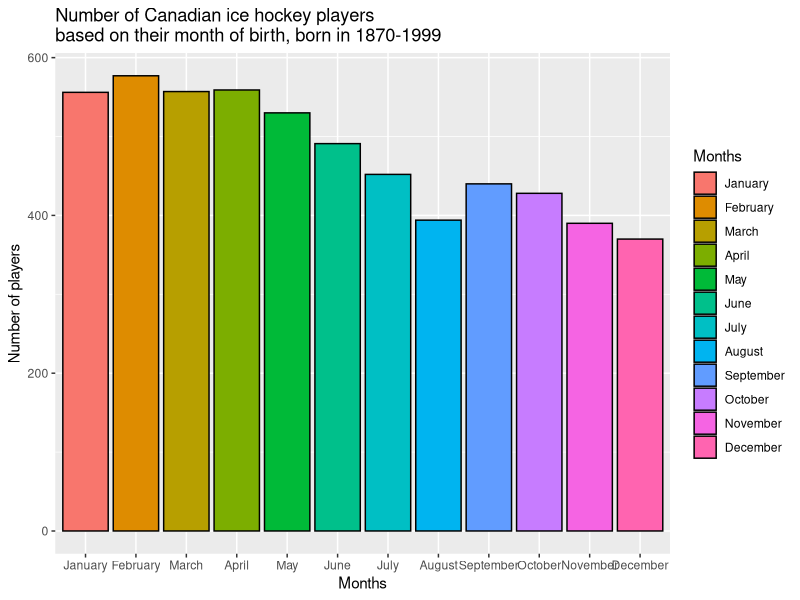
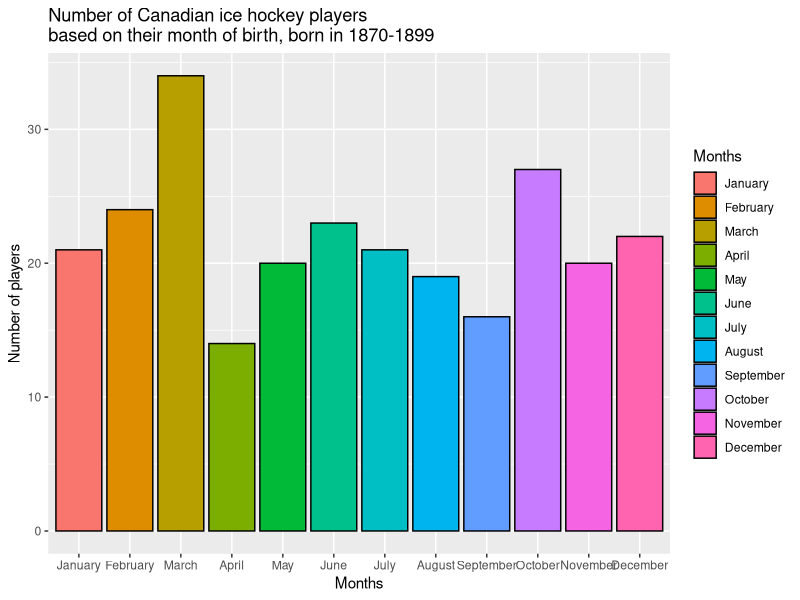
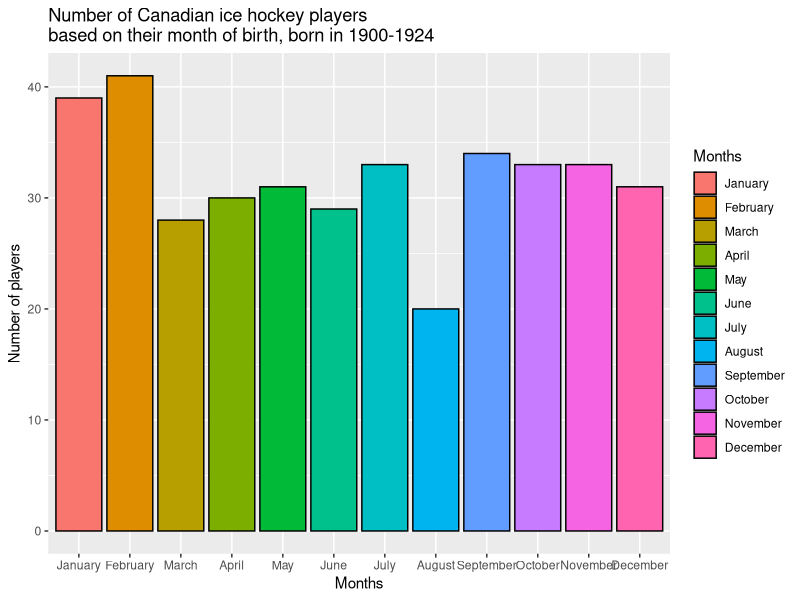
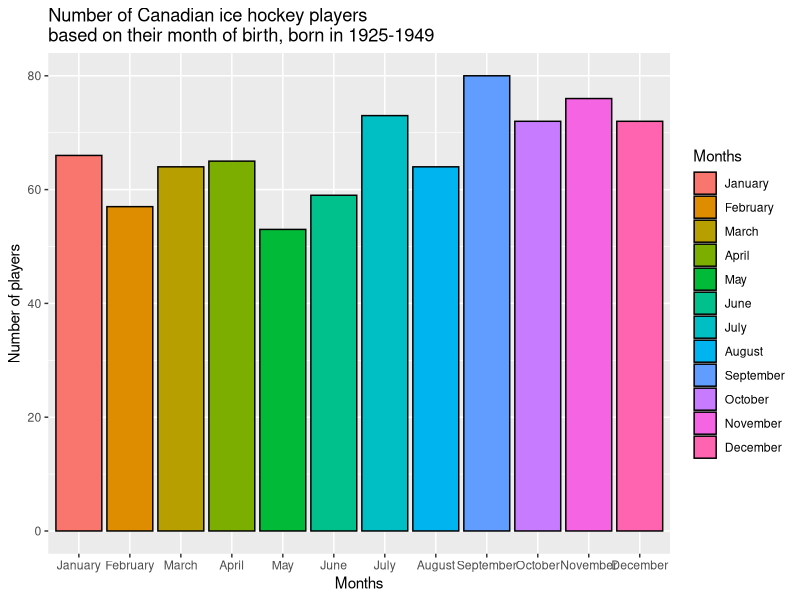
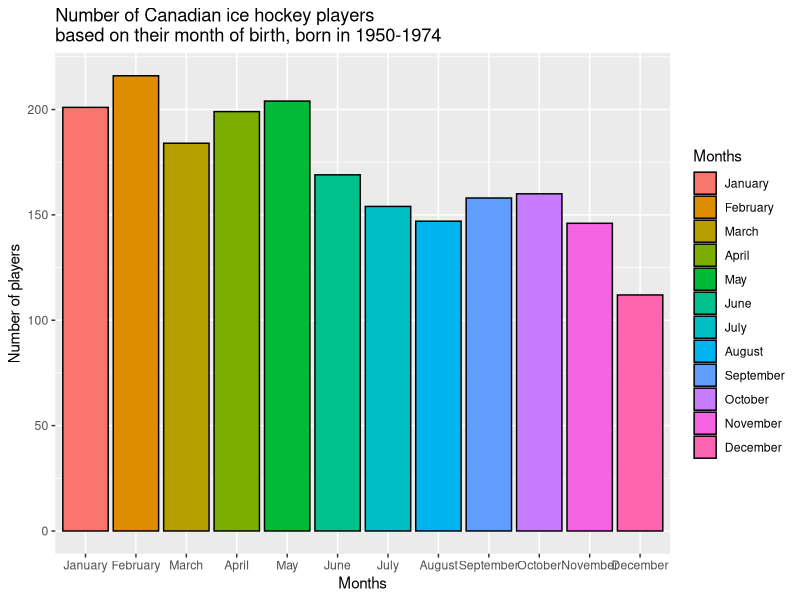
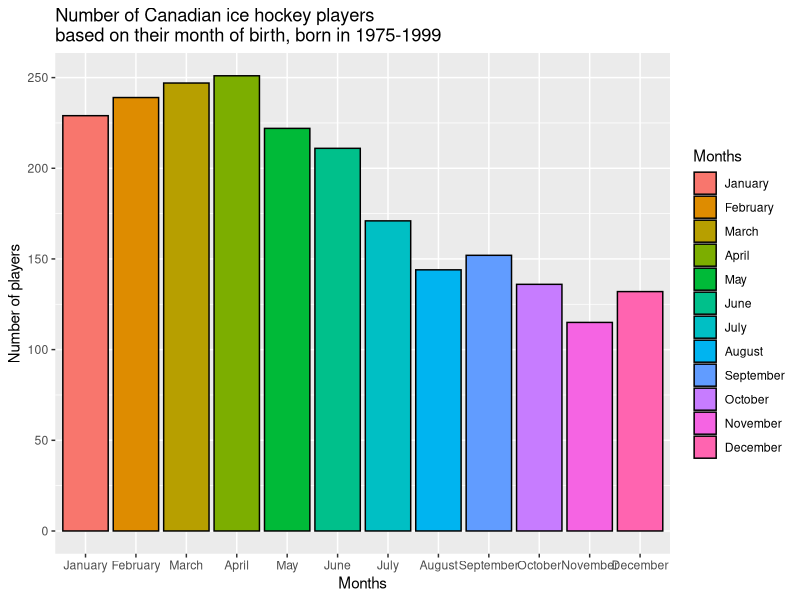
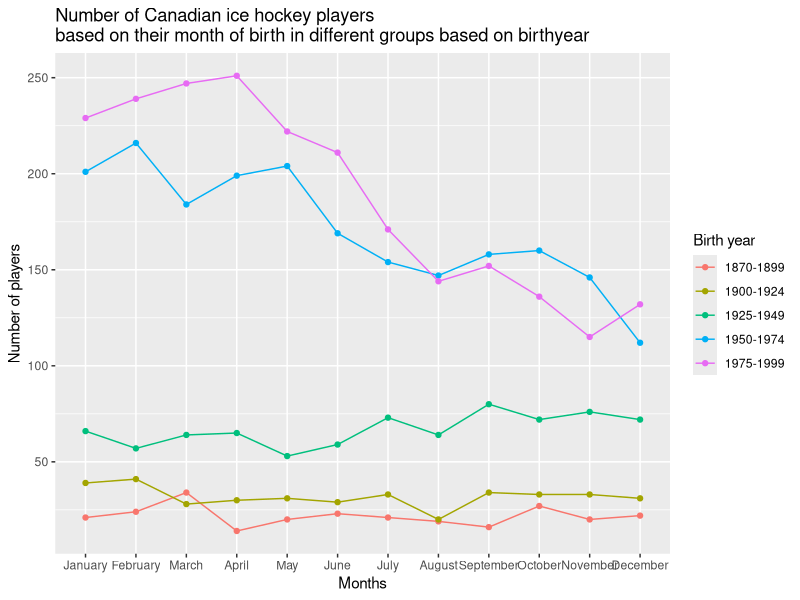

Reproduce these figures in R, in order.
setwd("C:/Users/Reina Borst/Desktop/UCU sem 4/Data Analysis for LAS/Group Project")
library(tidyverse)
library(plyr)

#Select only Canada in CLI
canadians2 <- read.csv('new_canada_only2.csv')

#Make sure birth dates are recognised as dates
canadians_adapted <- canadians2 %>% 
  mutate(
    dates = as.Date(birthDate),
    months = format(dates,'%m')
  )
canadians_adapted <- canadians_adapted %>%
  mutate( 
    month_text = case_when( 
      months == '01' ~ 'January', 
      months == '02' ~ 'February', 
      months == '03' ~ 'March', 
      months == '04' ~ 'April', 
      months == '05' ~ 'May', 
      months == '06' ~ 'June', 
      months == '07' ~ 'July', 
      months == '08' ~ 'August', 
      months == '09' ~ 'September', 
      months == '10' ~ 'October', 
      months == '11' ~ 'November', 
      months == '12' ~ 'December' 
    ) 
  )

canadians_adapted$month_text <- factor(canadians_adapted$month_text, levels = c("January", "February", "March", "April", "May", "June", "July", "August", "September", "October", "November", "December"))

ggplot() +
  geom_bar(data=canadians_adapted, mapping=aes(x=month_text, fill=month_text), colour='black') +
  scale_fill_brewer(palette="Set3") +
  scale_fill_discrete(name="Months") +
  labs(title = "Number of Canadian ice hockey players \nbased on their month of birth, born in 1870-1999", x = "Months", y = "Number of players")




             #Same thing for subgroups based on birthyear
             #1870- 1899
             birthdate1870<-read.csv('1870.1899.csv')
             birthdate1870 <- birthdate1870 %>% mutate(months = format(as.Date(dates), '%m')) 
             
             birthdate1870 <- birthdate1870 %>% 
               mutate( 
                 month_text = case_when( 
                   months == '01' ~ 'January', 
                   months == '02' ~ 'February', 
                   months == '03' ~ 'March', 
                   months == '04' ~ 'April', 
                   months == '05' ~ 'May', 
                   months == '06' ~ 'June', 
                   months == '07' ~ 'July', 
                   months == '08' ~ 'August', 
                   months == '09' ~ 'September', 
                   months == '10' ~ 'October', 
                   months == '11' ~ 'November', 
                   months == '12' ~ 'December' 
                 ) 
               )
             birthdate1870$month_text <- factor(birthdate1870$month_text, levels = c("January", "February", "March", "April", "May", "June", "July", "August", "September", "October", "November", "December"))
             
             ggplot() +
               geom_bar(data=birthdate1870, mapping=aes(x=month_text, fill=month_text), colour='black') +
               scale_fill_brewer(palette="Set3") +
               scale_fill_discrete(name="Months") +
               labs(title = "Number of Canadian ice hockey players \nbased on their month of birth, born in 1870-1899", x = "Months", y = "Number of players")
             
             
             #1900-1924
             birthdate1900<-read.csv('1900.1924.csv')
             birthdate1900 <- birthdate1900 %>% mutate(months = format(as.Date(dates), '%m')) 
             
             birthdate1900 <- birthdate1900 %>% 
               mutate( 
                 month_text = case_when( 
                   months == '01' ~ 'January', 
                   months == '02' ~ 'February', 
                   months == '03' ~ 'March', 
                   months == '04' ~ 'April', 
                   months == '05' ~ 'May', 
                   months == '06' ~ 'June', 
                   months == '07' ~ 'July', 
                   months == '08' ~ 'August', 
                   months == '09' ~ 'September', 
                   months == '10' ~ 'October', 
                   months == '11' ~ 'November', 
                   months == '12' ~ 'December' 
                 ) 
               )
             birthdate1900$month_text <- factor(birthdate1900$month_text, levels = c("January", "February", "March", "April", "May", "June", "July", "August", "September", "October", "November", "December"))
             
             ggplot() +
               geom_bar(data=birthdate1900, mapping=aes(x=month_text, fill=month_text), colour='black') +
               scale_fill_brewer(palette="Set3") +
               scale_fill_discrete(name="Months") +
               labs(title = "Number of Canadian ice hockey players \nbased on their month of birth, born in 1900-1924", x = "Months", y = "Number of players")
             
             #1925-1949
             birthdate1925<-read.csv('1925.1949.csv')
             birthdate1925 <- birthdate1925 %>% mutate(months = format(as.Date(dates), '%m')) 
             
             birthdate1925 <- birthdate1925 %>% 
               mutate( 
                 month_text = case_when( 
                   months == '01' ~ 'January', 
                   months == '02' ~ 'February', 
                   months == '03' ~ 'March', 
                   months == '04' ~ 'April', 
                   months == '05' ~ 'May', 
                   months == '06' ~ 'June', 
                   months == '07' ~ 'July', 
                   months == '08' ~ 'August', 
                   months == '09' ~ 'September', 
                   months == '10' ~ 'October', 
                   months == '11' ~ 'November', 
                   months == '12' ~ 'December' 
                 ) 
               )
             birthdate1925$month_text <- factor(birthdate1925$month_text, levels = c("January", "February", "March", "April", "May", "June", "July", "August", "September", "October", "November", "December"))
             
             ggplot() +
               geom_bar(data=birthdate1925, mapping=aes(x=month_text, fill=month_text), colour='black') +
               scale_fill_brewer(palette="Set3") +
               scale_fill_discrete(name="Months") +
               labs(title = "Number of Canadian ice hockey players \nbased on their month of birth, born in 1925-1949", x = "Months", y = "Number of players")
             
             #1950-1974
             birthdate1950<-read.csv('1950.1974.csv')
             birthdate1950 <- birthdate1950 %>% mutate(months = format(as.Date(dates), '%m')) 
             
             birthdate1950 <- birthdate1950 %>% 
               mutate( 
                 month_text = case_when( 
                   months == '01' ~ 'January', 
                   months == '02' ~ 'February', 
                   months == '03' ~ 'March', 
                   months == '04' ~ 'April', 
                   months == '05' ~ 'May', 
                   months == '06' ~ 'June', 
                   months == '07' ~ 'July', 
                   months == '08' ~ 'August', 
                   months == '09' ~ 'September', 
                   months == '10' ~ 'October', 
                   months == '11' ~ 'November', 
                   months == '12' ~ 'December' 
                 ) 
               )
             birthdate1950$month_text <- factor(birthdate1950$month_text, levels = c("January", "February", "March", "April", "May", "June", "July", "August", "September", "October", "November", "December"))
             
             ggplot() +
               geom_bar(data=birthdate1950, mapping=aes(x=month_text, fill=month_text), colour='black') +
               scale_fill_brewer(palette="Set3") +
               scale_fill_discrete(name="Months") +
               labs(title = "Number of Canadian ice hockey players \nbased on their month of birth, born in 1950-1974", x = "Months", y = "Number of players")
             
             #1975-1999
             birthdate1975<-read.csv('1975.1999.csv')
             birthdate1975 <- birthdate1975 %>% mutate(months = format(as.Date(dates), '%m')) 
             
             birthdate1975 <- birthdate1975 %>% 
               mutate( 
                 month_text = case_when( 
                   months == '01' ~ 'January', 
                   months == '02' ~ 'February', 
                   months == '03' ~ 'March', 
                   months == '04' ~ 'April', 
                   months == '05' ~ 'May', 
                   months == '06' ~ 'June', 
                   months == '07' ~ 'July', 
                   months == '08' ~ 'August', 
                   months == '09' ~ 'September', 
                   months == '10' ~ 'October', 
                   months == '11' ~ 'November', 
                   months == '12' ~ 'December' 
                 ) 
               )
             birthdate1975$month_text <- factor(birthdate1975$month_text, levels = c("January", "February", "March", "April", "May", "June", "July", "August", "September", "October", "November", "December"))
             
             ggplot() +
               geom_bar(data=birthdate1975, mapping=aes(x=month_text, fill=month_text), colour='black') +
               scale_fill_brewer(palette="Set3") +
               scale_fill_discrete(name="Months") +
               labs(title = "Number of Canadian ice hockey players \nbased on their month of birth, born in 1975-1999", x = "Months", y = "Number of players")
             
ggplot()+
  geom_point(data = birthdate1870, mapping=aes(x=month_text, y=..count..,color='1870-1899'), stat='count')+
  geom_line(data =birthdate1870, mapping = aes(x=month_text, y=..count.., group=1, color='1870-1899'), stat='count')+
  geom_point(data = birthdate1900, mapping=aes(x=month_text, ..count.., color='1900-1924'), stat='count')+
  geom_line(data =birthdate1900, mapping = aes(x=month_text, ..count..,group=1, color='1900-1924'), stat='count')+
  geom_point(data = birthdate1925, mapping=aes(x=month_text, ..count..,color='1925-1949'), stat='count' )+
  geom_line(data =birthdate1925, mapping = aes(x=month_text, ..count..,group=1, color='1925-1949'), stat='count')+
  geom_point(data = birthdate1950, mapping=aes(x=month_text, ..count.., color='1950-1974'), stat='count')+
  geom_line(data =birthdate1950, mapping = aes(x=month_text, ..count..,group=1, color='1950-1974'), stat='count')+
  geom_point(data = birthdate1975, mapping=aes(x=month_text, ..count.., color='1975-1999'), stat='count')+
  geom_line(data =birthdate1975, mapping = aes(x=month_text, ..count..,group=1,color='1975-1999'), stat='count')+
  labs(title = "Number of Canadian ice hockey players \nbased on their month of birth in different groups based on birthyear", x = "Months", y = "Number of players", color='Birth year')
  
